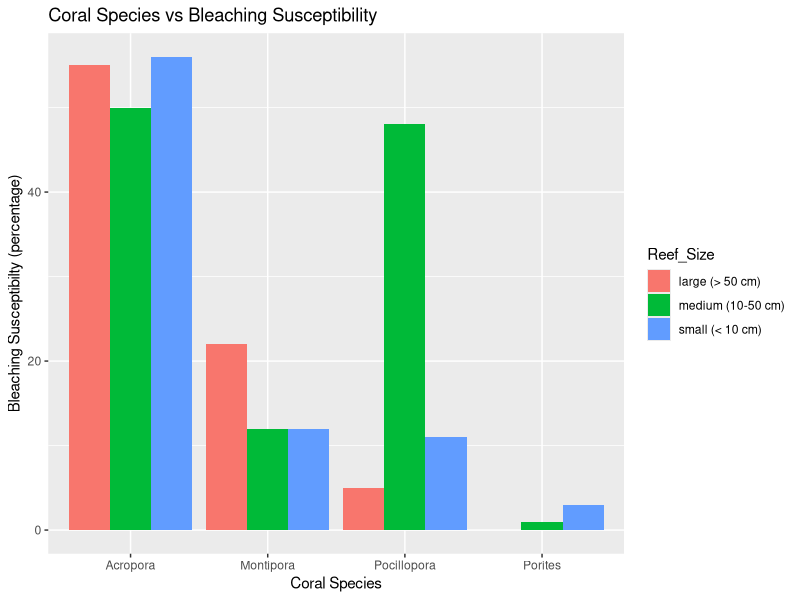

R code for this plot:
library(tidyverse)
library(dplyr)
library(tidyr)

library("ggplot2") 

# Create dataframe for coral bleaching vs coral succeptability to heat

name = c("Acropora", "Montipora", "Pocillopora", "Porites")
Reef_Size = c("small (< 10 cm)", "medium (10-50 cm)", "large (> 50 cm)") 
value = c(56, 12, 5, 3, 50, 22, 11, 1, 55, 12, 48, 0)


corals <- data.frame(name, Reef_Size, value, stringsAsFactors = FALSE) 

# create bar graph with key legend that includes different colors for each obstacles

ggplot(data = corals, aes(x = name, y = value, fill = Reef_Size)) + 
  geom_bar(stat = "identity", position = "dodge") +
  labs(title = "Coral Species vs Bleaching Susceptibility", 
       x = "Coral Species", 
       y = "Bleaching Susceptibilty (percentage)")


# The chart I included displays what kind of coral species are most susceptible to coral
# bleaching. This bar graph shows four of the most common coral species and their resistance
# to bleaching based on their coral reef size. We can see that the most susceptable species 
# corals are Acropora and the most resistant are the Porites species.
